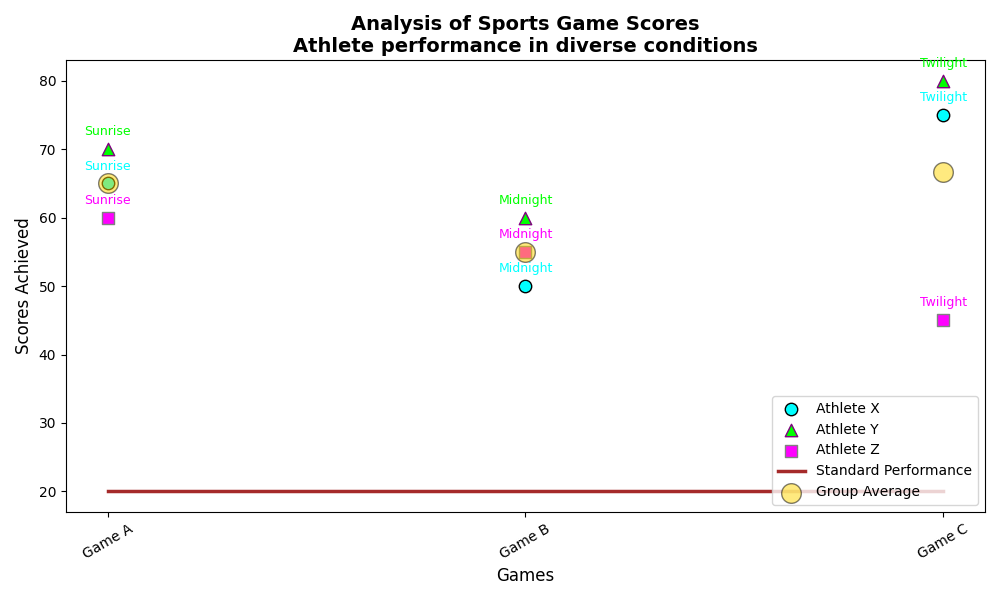

Python code for this plot:
import matplotlib.pyplot as plt
import numpy as np

matches = np.array(['Game A', 'Game B', 'Game C'])
player_a_runs = np.array([65, 50, 75])
player_b_runs = np.array([70, 60, 80])
player_c_runs = np.array([60, 55, 45])
background_score = [20, 20, 20]
match_types = ['Sunrise', 'Midnight', 'Twilight']
avg_runs = np.mean([player_a_runs, player_b_runs, player_c_runs], axis=0)

fig, ax = plt.subplots(figsize=(10, 6))

scatter_a = ax.scatter(matches, player_a_runs, color='cyan', label='Athlete X', s=80, marker='o', edgecolor='black')
scatter_b = ax.scatter(matches, player_b_runs, color='lime', label='Athlete Y', s=80, marker='^', edgecolor='purple')
scatter_c = ax.scatter(matches, player_c_runs, color='magenta', label='Athlete Z', s=80, marker='s', edgecolor='gray')

ax.plot(matches, background_score, linestyle='-', color='brown', label='Standard Performance', linewidth=2.5)

for i, txt in enumerate(match_types):
    ax.annotate(txt, (matches[i], player_a_runs[i]), textcoords="offset points", xytext=(0, 10), ha='center', fontsize=9, color='cyan')
    ax.annotate(txt, (matches[i], player_b_runs[i]), textcoords="offset points", xytext=(0, 10), ha='center', fontsize=9, color='lime')
    ax.annotate(txt, (matches[i], player_c_runs[i]), textcoords="offset points", xytext=(0, 10), ha='center', fontsize=9, color='magenta')

scatter_avg = ax.scatter(matches, avg_runs, color='gold', label='Group Average', s=200, edgecolor='black', alpha=0.5)

ax.set_title("Analysis of Sports Game Scores\nAthlete performance in diverse conditions", fontsize=14, fontweight='bold')
ax.set_xlabel('Games', fontsize=12)
ax.set_ylabel('Scores Achieved', fontsize=12)
ax.set_xticks(matches)
ax.set_xticklabels(matches, rotation=30)

ax.legend(loc='lower right', fontsize=10)
ax.grid(False)

plt.tight_layout()
plt.show()
